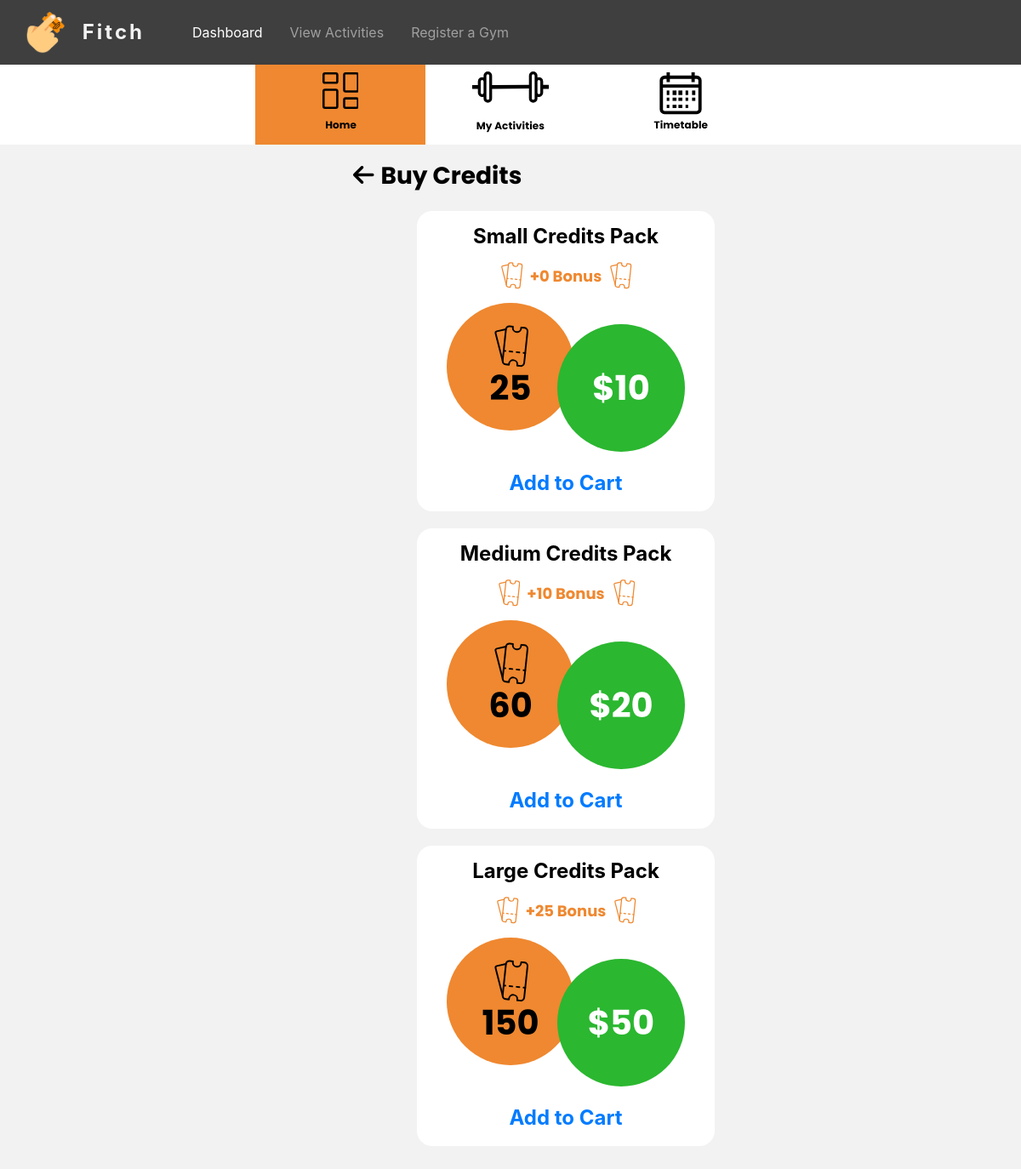
Page /User/credits (signed in) on the committed database.
### tables this page shows
CREATE TABLE `credits_pack` (
  `id` int(20) NOT NULL,
  `name` varchar(255) NOT NULL,
  `total_credit` int(20) NOT NULL,
  `cost` int(20) NOT NULL,
  `bonus_credits` int(11) DEFAULT NULL
);

### app/libraries/Core.php (called while the page is built, shortened)
<?php
class Core
{
  protected $currentMethod = 'index';
  public function __construct()
  {
    $url = $this->getUrl();
    if (file_exists('../app/controllers/' . ucwords($url[0]) . '.php')) {
      unset($url[0]);
    }
    $this->currentController = new $this->currentController;
    if (isset($url[1])) {
      if (method_exists($this->currentController, $url[1])) {
        $this->currentMethod = $url[1];
        unset($url[1]);
      }
    }
    $this->params = $url ? array_values($url) : [];
    call_user_func_array([$this->currentController, $this->currentMethod], $this->params);
  }
  public function getUrl()
  {
    if (isset($_GET['url'])) {
      $url = rtrim($_GET['url'], '/');
      $url = filter_var($url, FILTER_SANITIZE_URL);
      $url = explode('/', $url);
      return $url;
    }
  }
}

### public/index.php (called while the page is built, shortened)
<?php
  $init = new Core;

### app/libraries/Database.php (called while the page is built, shortened)
<?php
class Database
{
  private $host = DB_HOST;
  private $user = DB_USER;
  private $pass = DB_PASS;
  private $dbname = DB_NAME;
  private $dbh;
  private $stmt;
  public function __construct()
  {
    $dsn = 'mysql:host=' . $this->host . ';dbname=' . $this->dbname;
    $options = array(
      PDO::ATTR_PERSISTENT => true,
      PDO::ATTR_ERRMODE => PDO::ERRMODE_EXCEPTION
    );
    try {
      $this->dbh = new PDO($dsn, $this->user, $this->pass, $options);
    } catch (PDOException $e) {
      $this->error = $e->getMessage();
      echo $this->error;
    }
  }
  public function query($sql)
  {
    $this->stmt = $this->dbh->prepare($sql);
  }
  public function execute()
  {
    return $this->stmt->execute();
  }
  public function resultSet()
  {
    $this->execute();
    return $this->stmt->fetchAll(PDO::FETCH_OBJ);
  }
}

### app/models/userModel.php (called while the page is built, shortened)
<?php
class userModel
{
  private $db;
  public function __construct()
  {
    $this->db = new Database;
  }
  public function credits()
  {
    $this->db->query('SELECT * FROM credits_pack');
    $row = $this->db->resultSet();
    if ($this->db->rowCount() > 0) {
      return $row;
    }
  }
}

### app/views/User/buycredits.php (the view, shortened to what this page needs)
<?php require APPROOT . '/views/User/dashboardmenu.php'; ?>
<div class="container-fluid" style="padding-top:20px; margin-bottom: 100px;">
    <div class="row justify-content-center">
        <div class="col-sm-12 col-md-6 col-lg-4">
            <div class="heading-content">
                <h3><b><span><a href="<?php echo URLROOT; ?>/User"><i style="color:black;" class="fas fa-arrow-left"></i></a></span><span class="pl-2" style="color:black;">Buy Credits</span></b></h3>
            </div>
        </div>
    </div>
    <div class="row justify-content-center mt-3">
        <div class="col-sm-12 col-md-6 col-lg-6">
            <?php
            if (!empty($data['error'])) {
                echo '<div class="alert alert-danger" role="alert">
                 ' . $data['error'] . '
                 </div>';
            } else {
                if (!empty($data['credits'])) {
                    foreach ($data['credits'] as $single) {
                        echo '
                            <div class="row justify-content-center">
                                <a href="' . URLROOT . '/user/checkout/' . $single->cost . '/' . $single->total_credit . '" style="text-decoration:none; color:black;">
                                    <div class="col-12 col-sm-8 col-lg-6 col-xl-5">
                                        <div class="background-card pt-3">
                                            <div class="d-flex justify-content-center">
                                                <h4 class=" p-0 m-0"><b>' . $single->name . '</b></h4>
                                            </div>
                                            <div class="bonus-row mt-3">
                                                <p class="p-0 m-0 pl-2 pr-2" style="font-size:18px; color:#EF8830;"><b>+' . $single->bonus_credits . ' Bonus</b></p>
                                            </div>
                                            <div class="overlap-container mt-3">
                                                <div class="credits-container">
                                                    <h1 class="m-0"><b>' . $single->total_credit . '</b></h1>
                                                </div>
                                                <div class="dollars-container">
                                                    <h1 class="m-0"><b>$' . $single->cost . '</b></h1>
                                                </div>
                                            </div>
                                            <div class="d-flex mt-5">
                                                <div class="col-12 text-center">
                                                    <a href="' . URLROOT . '/user/checkout/' . $single->cost . '/' . $single->total_credit . '">
                                                        <h4><b>Add to Cart</b></h4>
                                                    </a>
                                                </div>
                                            </div>
                                        </div>
                                    </div>
                                </a>
                            </div>
                            ';
                    }
                }
            }
            ?>
        </div>
    </div>
</div>

### public/css/style.css (style rules this page uses)
body { padding-top: 65px; }
h1 { font-family: "Poppins", sans-serif; }
h3 { font-family: "Poppins", sans-serif; }
p { font-family: "Poppins", sans-serif; }
* { margin: 0; padding: 0; }
body { background-color: #f2f2f2; }

### app/views/User/buycredits.php (style rules this page uses)
.background-card { background-color: white; border-radius: 18px; padding-top: 10px; padding-bottom: 10px; margin-bottom: 20px; margin-right: 0px; min-width: 350px; }
.bonus-row { display: flex; flex-direction: row; align-items: center; justify-content: center; }
.overlap-container { display: flex; flex-direction: row; justify-content: center; align-items: center; }
.credits-container { height: 150px; width: 150px; border-radius: 75px; background-color: #EF8830; display: flex; flex-direction: column; justify-content: center; align-items: center; position: relative; left: 10px; }
.dollars-container { height: 150px; width: 150px; border-radius: 75px; background-color: #2BB730; color: white; display: flex; flex-direction: column; justify-content: center; align-items: center; position: relative; top: 25px; right: 10px; }

### rows in the picture
credits_pack: name "Small Credits Pack", bonus_credits "0", total_credit "25", cost "10"
credits_pack: name "Medium Credits Pack", bonus_credits "10", total_credit "60", cost "20"
credits_pack: name "Large Credits Pack", bonus_credits "25", total_credit "150", cost "50"
